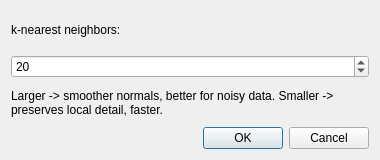
<?xml version="1.0" encoding="UTF-8"?>
<ui version="4.0">
 <class>NormalConsistencyDialog</class>
 <widget class="QDialog" name="NormalConsistencyDialog">
  <property name="geometry">
   <rect><x>0</x><y>0</y><width>380</width><height>160</height></rect>
  </property>
  <property name="windowTitle">
   <string>Normal Consistency</string>
  </property>
  <layout class="QVBoxLayout" name="verticalLayout">
   <item>
    <widget class="QLabel" name="labelK">
     <property name="text"><string>k-nearest neighbors:</string></property>
    </widget>
   </item>
   <item>
    <widget class="QSpinBox" name="spinK">
     <property name="minimum"><number>3</number></property>
     <property name="maximum"><number>500</number></property>
     <property name="value"><number>20</number></property>
     <property name="singleStep"><number>5</number></property>
    </widget>
   </item>
   <item>
    <widget class="QLabel" name="hintK">
     <property name="text"><string>Larger -> smoother normals, better for noisy data. Smaller -> preserves local detail, faster.</string></property>
     <property name="wordWrap"><bool>true</bool></property>
    </widget>
   </item>
   <item>
    <widget class="QDialogButtonBox" name="buttonBox">
     <property name="standardButtons"><set>QDialogButtonBox::Cancel|QDialogButtonBox::Ok</set></property>
    </widget>
   </item>
  </layout>
 </widget>
</ui>
